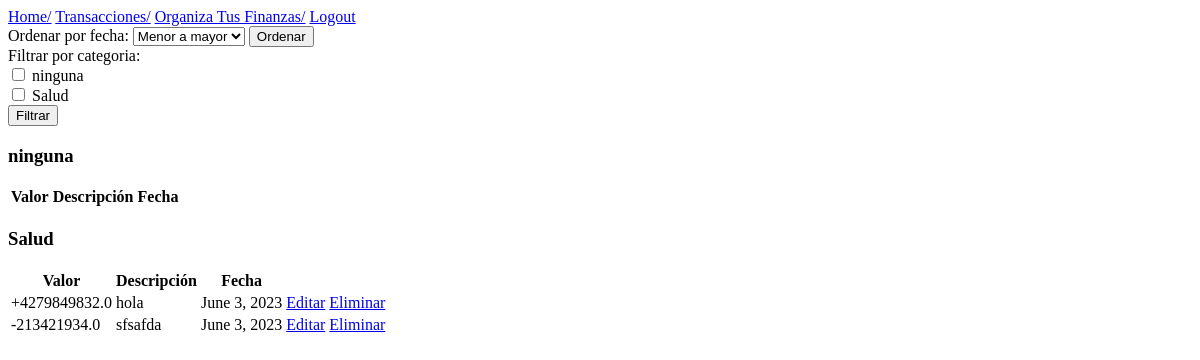
The app's page /list/ (signed in), older data.
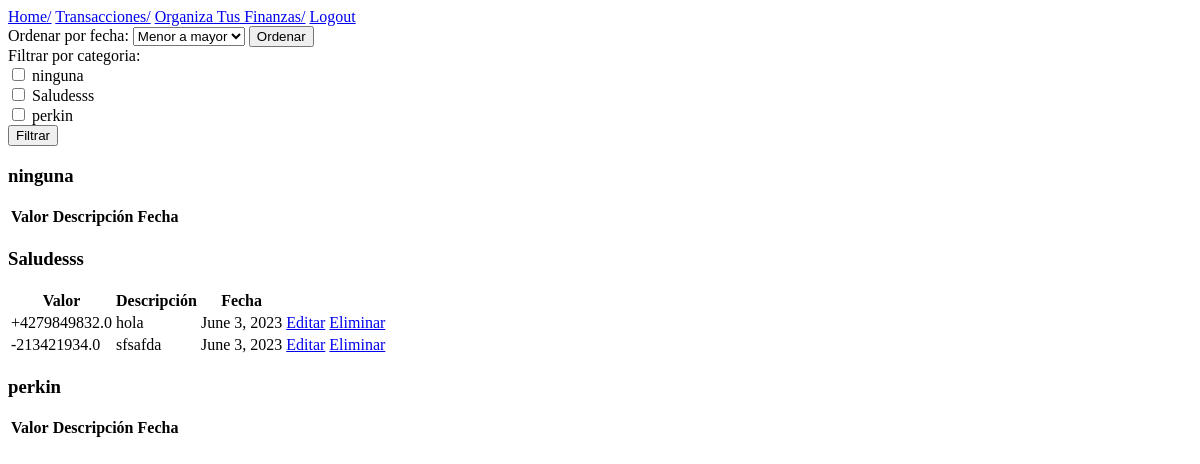
The same page, newer data.
### finanzapp/models.py (models this page shows)
class Category(models.Model):
    name = models.CharField(max_length=100)
    budget = models.FloatField(blank=True)
    user = models.ForeignKey(User, on_delete=models.CASCADE, related_name="categories", null=True)

class Transaction(models.Model):
    user = models.ForeignKey(User, on_delete=models.CASCADE, related_name="transactions")
    types = [('spend', 'gasto'), ('deposit', 'abono')]
    type = models.CharField(choices=types, max_length=100)
    description = models.TextField(max_length=500)
    amount = models.FloatField(default=0)
    date = models.DateField(default=timezone.now().strftime("%Y-%m-%d"))
    category = models.ForeignKey(Category, on_delete=models.CASCADE, related_name="transactions", blank=True, null=True)

### finanzapp/views.py (the view)
# urls.py: path('list/', list_transactions, name='list'),
def list_transactions(request):
    if request.user.is_authenticated:
        cats = Category.objects.filter(user = request.user)
        selected_cats = request.GET.getlist('categories')
        transactions = []
        order = request.GET.get('order')
        if selected_cats:
            for cat_id in selected_cats:
                cat = Category.objects.get(id=cat_id)
                if order == 'asc':
                    trans = Transaction.objects.filter(category=cat).order_by('date')
                elif order == 'desc':
                    trans = Transaction.objects.filter(category=cat).order_by('-date')
                else:
                    trans = Transaction.objects.filter(category=cat)
                transactions.append({'name': cat.name, 'trans': trans})
        else:
            for cat in cats:
                if order == 'asc':
                    trans = Transaction.objects.filter(category=cat).order_by('date')
                elif order == 'desc':
                    trans = Transaction.objects.filter(category=cat).order_by('-date')
                else:
                    trans = Transaction.objects.filter(category=cat)
                transactions.append({'name': cat.name, 'trans': trans})
        return render(request, "listado.html", {"transactions": transactions, "categories": cats})
    else:
        return redirect('login')

### finanzapp/templates/listado.html (shortened to what this page needs)
{% extends 'base.html' %}
{% block content %}
<div>
    <form method="GET" action="{% url 'list' %}">
        <label for="order">Ordenar por fecha:</label>
        <select id="order" name="order">
          <option value="asc">Menor a mayor</option>
        </select>
        <button type="submit">Ordenar</button>
      </form>
      <form action="{% url 'list' %}" method="GET">
        <label>Filtrar por categoria:</label><br>
        {% for category in categories %}
          <label>
            <input type="checkbox" name="categories" value="{{ category.id }}"> {{ category.name }}
          </label><br>
        {% endfor %}
        <input type="submit" value="Filtrar">
      </form>
    {% for category in transactions %}
    <div>
    <h3>{{category.name}}</h3>
    <table>
        <thead>
            <tr>
                <th scope="col">Valor</th>
                <th scope="col">Descripción</th>
                <th scope="col">Fecha</th>
            </tr>
        </thead>
        <tbody>
        {% for transaction in category.trans %}
            <tr>
                {% if transaction.type == "spend" %}
                <td>-{{transaction.amount}}</td>
                {% else %}
                <td>+{{transaction.amount}}</td>
                {% endif %}
                <td>{{transaction.description}}</td>
                <td>{{transaction.date}}</td>
                <td><a class="btn btn-warning" href="/editTrans/{{ transaction.id }}"> Editar </a></td>
                <td><a class="btn btn-danger" href="/eliminarTrans/{{ transaction.id }}"> Eliminar </a></td>
            </tr>
        {% endfor %}
        </tbody>
    </table>
    </div>
    {% endfor %}
</div>
{% endblock %}

Row changes from the older to the newer data that the page shows:
changed Category: name "Salud" → "Saludesss"
added Category: name "perkin", name "perkin"
shown differently, row unchanged: Transaction "hola": moves from the list under "Salud" to the list under "Saludesss"
shown differently, row unchanged: Transaction "sfsafda": moves from the list under "Salud" to the list under "Saludesss"
Text that changed along with them:
new list line: "Saludesss"
new list line: "Valor Descripción Fecha"
list line gone: "Salud"
list line gone: "Valor Descripción Fecha"
